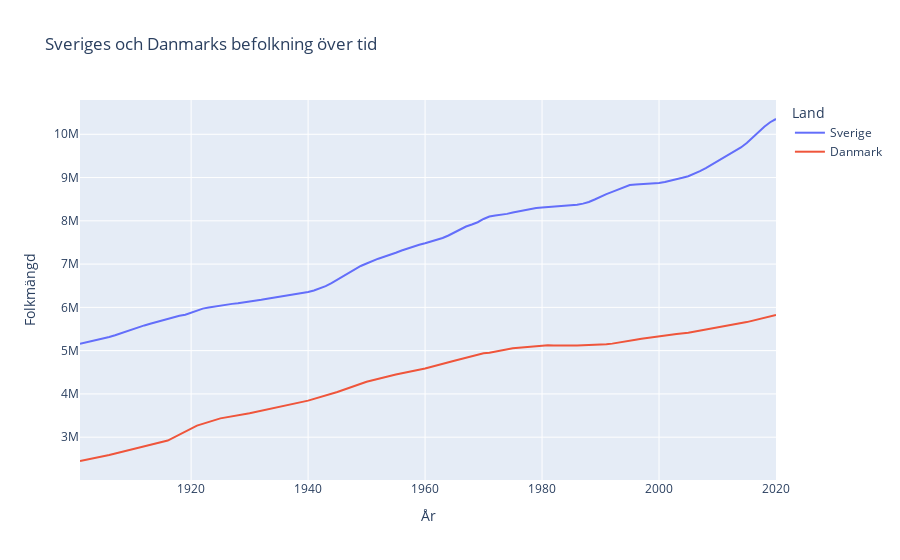

The code cell stored with this chart in its notebook:
### Code cell
fig= px.line(data_frame=sweden, x="År", y="Folkmängd", color="Land", title="Sveriges och Danmarks befolkning över tid")
fig.show()
